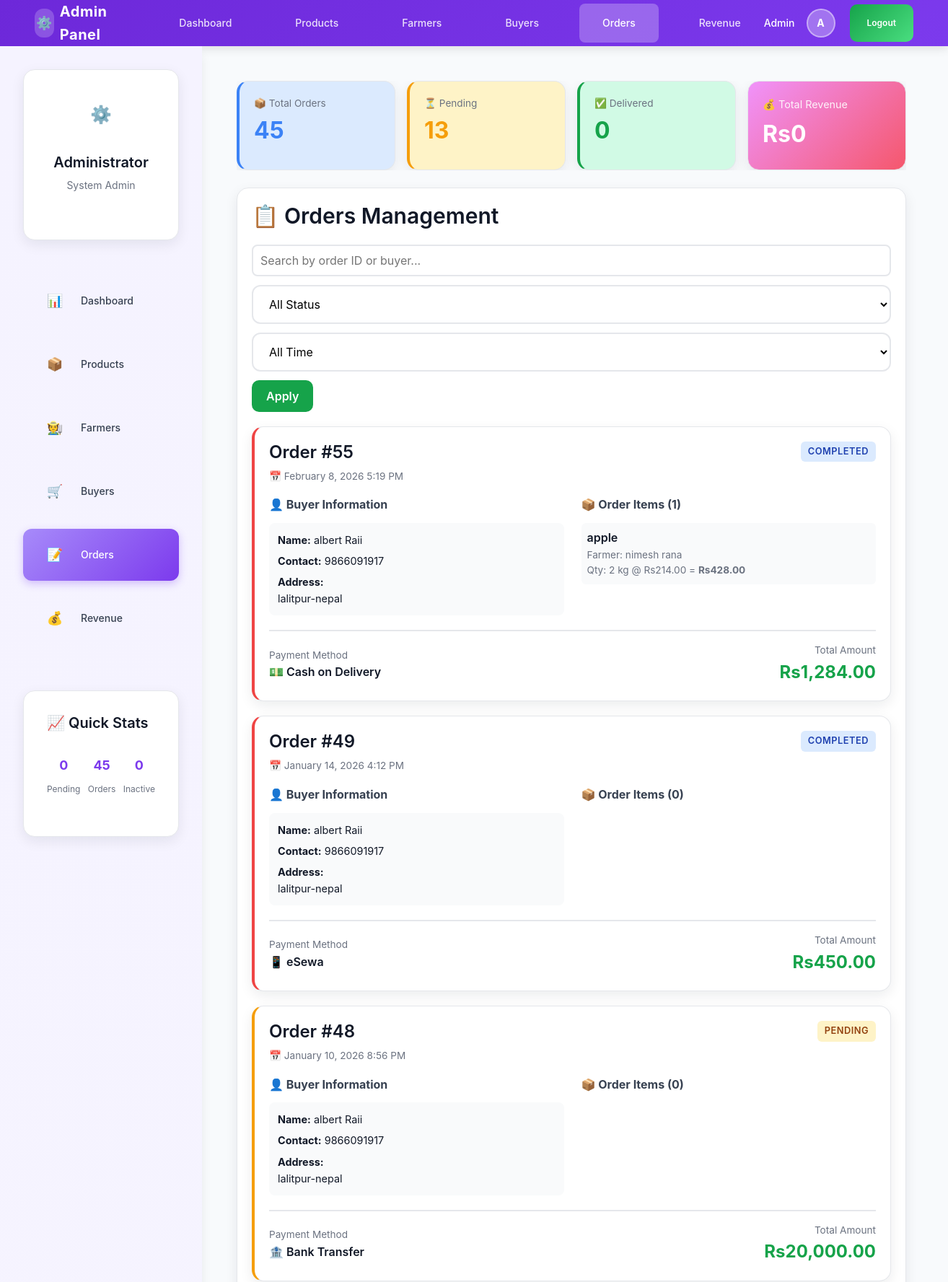
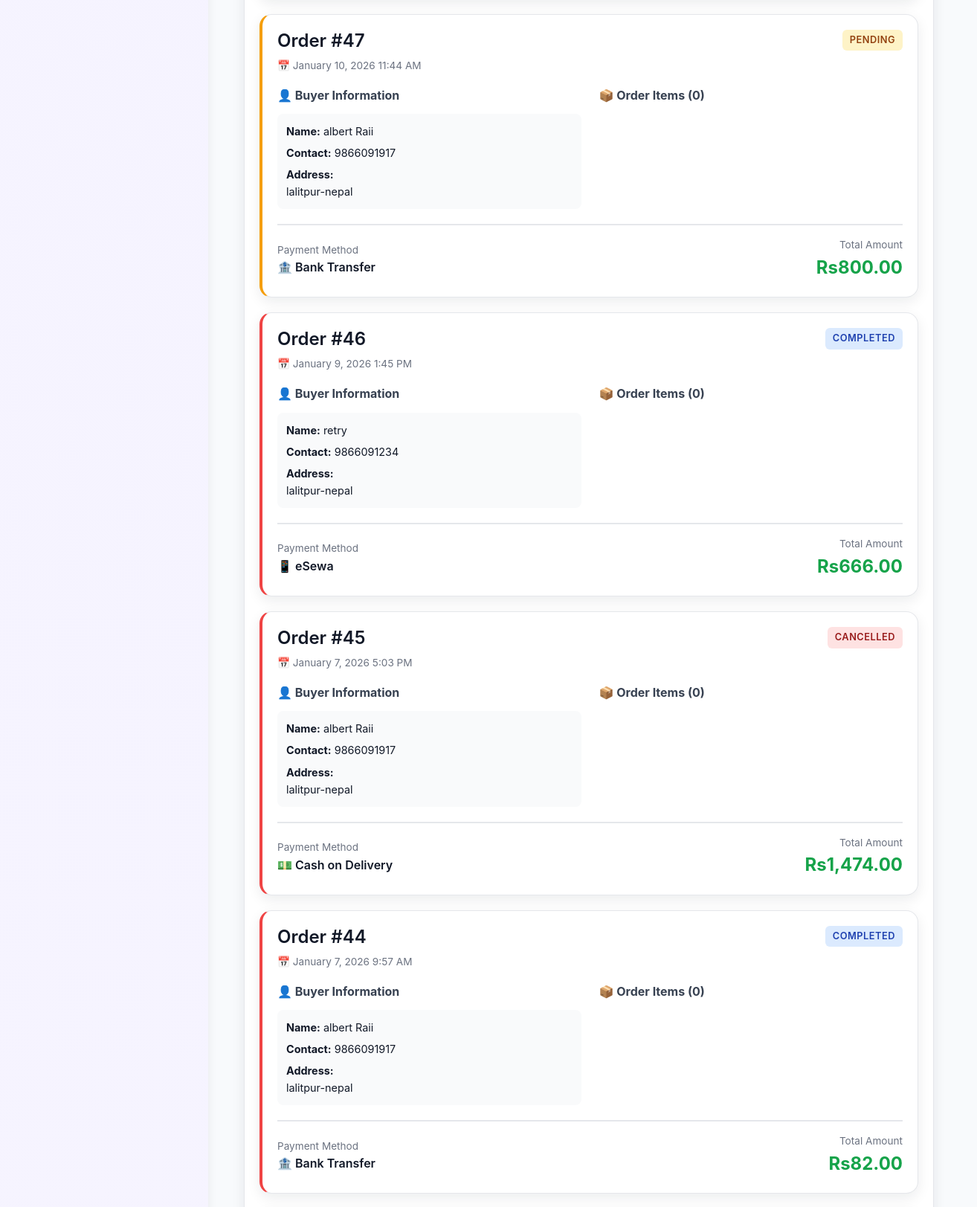
The app's page /LocalFarmerMarket2/admin/orders.php (signed in, upper part) with its own data (2 pictures, top to bottom).
### tables this page shows
CREATE TABLE `orders` (
  `order_id` int(11) NOT NULL,
  `buyer_id` int(11) NOT NULL,
  `total_amount` decimal(10,2) NOT NULL,
  `order_date` datetime DEFAULT current_timestamp(),
  `status` enum('Pending','Processing','Completed','Cancelled') DEFAULT 'Pending',
  `payment_method` enum('cash_on_delivery','esewa','khalti','bank_transfer') DEFAULT 'cash_on_delivery',
  `payment_status` enum('pending','paid','failed') DEFAULT 'pending',
  `payment_reference` varchar(100) DEFAULT NULL,
  `delivery_notes` text DEFAULT NULL,
  `updated_at` timestamp NOT NULL DEFAULT current_timestamp() ON UPDATE current_timestamp(),
  `estimated_delivery_date` date DEFAULT NULL,
  `actual_delivery_date` date DEFAULT NULL,
  `tracking_number` varchar(100) DEFAULT NULL
);

CREATE TABLE `buyer` (
  `buyer_id` int(11) NOT NULL,
  `name` varchar(100) NOT NULL,
  `contact` varchar(15) NOT NULL,
  `address` varchar(255) NOT NULL,
  `password` varchar(255) NOT NULL,
  `created_at` timestamp NOT NULL DEFAULT current_timestamp(),
  `is_active` tinyint(1) DEFAULT 1
);

CREATE TABLE `order_details` (
  `order_detail_id` int(11) NOT NULL,
  `order_id` int(11) NOT NULL,
  `product_id` int(11) NOT NULL,
  `quantity` int(11) NOT NULL,
  `price` decimal(10,2) NOT NULL,
  `farmer_price` decimal(10,2) NOT NULL,
  `admin_price` decimal(10,2) NOT NULL,
  `profit_per_unit` decimal(10,2) NOT NULL DEFAULT 0.00
);

CREATE TABLE `products` (
  `product_id` int(11) NOT NULL,
  `farmer_id` int(11) NOT NULL,
  `product_name` varchar(150) NOT NULL,
  `description` text DEFAULT NULL,
  `price` decimal(10,2) NOT NULL,
  `quantity` int(11) NOT NULL,
  `total_stock` int(11) DEFAULT 0,
  `sold_quantity` int(11) NOT NULL DEFAULT 0,
  `category` varchar(100) NOT NULL,
  `category_id` int(11) DEFAULT NULL,
  `image` varchar(255) DEFAULT NULL,
  `unit` varchar(50) DEFAULT 'kg',
  `created_at` timestamp NOT NULL DEFAULT current_timestamp(),
  `updated_at` timestamp NOT NULL DEFAULT current_timestamp() ON UPDATE current_timestamp(),
  `status` enum('pending','approved','rejected') DEFAULT 'pending',
  `admin_notes` text DEFAULT NULL,
  `approved_price` decimal(10,2) DEFAULT NULL,
  `admin_id` int(11) DEFAULT NULL,
  `is_active` tinyint(1) DEFAULT 1,
  `deleted_at` timestamp NULL DEFAULT NULL,
  `created_by` int(11) DEFAULT NULL,
  `updated_by` int(11) DEFAULT NULL,
  `approval_status` enum('pending','approved','rejected') DEFAULT 'pending',
  `admin_price` decimal(10,2) DEFAULT NULL,
  `commission_rate` decimal(5,2) DEFAULT 5.00 COMMENT 'Commission percentage (5-10%)',
  `approved_by` int(11) DEFAULT NULL,
  `approved_at` datetime DEFAULT NULL,
  `rejection_reason` text DEFAULT NULL
);

CREATE TABLE `farmer` (
  `farmer_id` int(11) NOT NULL,
  `name` varchar(100) NOT NULL,
  `contact` varchar(15) NOT NULL,
  `address` varchar(255) NOT NULL,
  `farm_type` varchar(100) DEFAULT NULL,
  `password` varchar(255) NOT NULL,
  `created_at` timestamp NOT NULL DEFAULT current_timestamp(),
  `is_active` tinyint(1) DEFAULT 1
);

### LocalFarmerMarket2/admin/orders.php (the view, shortened to what this page needs)
<?php
require_once '../db.php';
$search = trim($_GET['search'] ?? '');
$sql = "SELECT o.*, b.name as buyer_name, b.contact as buyer_contact, b.address as buyer_address,
        (SELECT COUNT(*) FROM order_details WHERE order_id = o.order_id) as item_count
        FROM orders o
        JOIN buyer b ON o.buyer_id = b.buyer_id
        WHERE 1=1";
$sql .= " ORDER BY o.order_date DESC";
$stmt = $conn->prepare($sql);
$stmt->execute();
$orders = $stmt->get_result()->fetch_all(MYSQLI_ASSOC);
$stats = [
    'total' => $conn->query("SELECT COUNT(*) as c FROM orders")->fetch_assoc()['c'],
    'pending' => $conn->query("SELECT COUNT(*) as c FROM orders WHERE status = 'Pending'")->fetch_assoc()['c'],
    'delivered' => $conn->query("SELECT COUNT(*) as c FROM orders WHERE status = 'Delivered'")->fetch_assoc()['c'],
    'total_revenue' => $conn->query("SELECT SUM(total_amount) as t FROM orders WHERE status = 'Delivered'")->fetch_assoc()['t'] ?? 0
];
function get_order_items($conn, $order_id) {
    $stmt = $conn->prepare("SELECT od.*, p.product_name, p.unit, f.name as farmer_name
                            FROM order_details od
                            JOIN products p ON od.product_id = p.product_id
                            JOIN farmer f ON p.farmer_id = f.farmer_id
                            WHERE od.order_id = ?");
    $stmt->bind_param("i", $order_id);
    $stmt->execute();
    $result = $stmt->get_result()->fetch_all(MYSQLI_ASSOC);
    return $result;
}
?>
<?php include 'includes/header.php'; ?>
<div class="main-wrapper">
  <?php include 'includes/sidebar.php'; ?>
  <div class="main-content">
  <div style="max-width:1400px;margin:0 auto">
    <div style="display:flex;gap:16px;margin-bottom:24px;flex-wrap:nowrap;overflow-x:auto;align-items:stretch">
      <div class="card" style="background:#dbeafe;border-left:4px solid #3b82f6;min-width:220px;flex:1 0 220px">
        <div class="small-muted">📦 Total Orders</div>
        <div style="font-size:2rem;font-weight:700;color:#3b82f6"><?php echo $stats['total']; ?></div>
      </div>
      <div class="card" style="background:#fef3c7;border-left:4px solid #f59e0b;min-width:220px;flex:1 0 220px">
        <div class="small-muted">⏳ Pending</div>
        <div style="font-size:2rem;font-weight:700;color:#f59e0b"><?php echo $stats['pending']; ?></div>
      </div>
      <div class="card" style="background:#d1fae5;border-left:4px solid #16a34a;min-width:220px;flex:1 0 220px">
        <div class="small-muted">✅ Delivered</div>
        <div style="font-size:2rem;font-weight:700;color:#16a34a"><?php echo $stats['delivered']; ?></div>
      </div>
      <div class="card" style="background:linear-gradient(135deg, #f093fb 0%, #f5576c 100%);color:white;min-width:220px;flex:1 0 220px">
        <div class="small" style="opacity:0.9">💰 Total Revenue</div>
        <div style="font-size:2rem;font-weight:700;margin:4px 0">Rs<?php echo number_format($stats['total_revenue'], 0); ?></div>
      </div>
    </div>
    <div class="card">
      <h2 style="margin-top:0">📋 Orders Management</h2>
      <div style="display:flex;gap:12px;margin-bottom:20px;flex-wrap:wrap">
        <input type="text" id="searchInput" placeholder="Search by order ID or buyer..."
               value="<?php echo htmlspecialchars($search); ?>"
               style="flex:1;min-width:200px;padding:10px;border:2px solid #e5e7eb;border-radius:8px">
        <select id="statusFilter" class="select">
          <option value="">All Status</option>
        </select>
        <select id="dateFilter" class="select">
          <option value="">All Time</option>
        </select>
        <button class="btn btn-primary" onclick="applyFilters()">Apply</button>
      </div>
      <?php if (!empty($orders)): ?>
        <?php foreach ($orders as $order): ?>
          <?php $items = get_order_items($conn, $order['order_id']); ?>
          <div class="card" style="margin-bottom:20px;border-left:4px solid
            <?php
            switch($order['status']) {
              case 'Pending': echo '#f59e0b'; break;
              default: echo '#ef4444';
            }
            ?>">
            <div style="display:flex;justify-content:space-between;align-items:start;margin-bottom:16px;flex-wrap:wrap;gap:12px">
              <div>
                <h3 style="margin:0 0 8px 0">Order #<?php echo htmlspecialchars($order['order_id']); ?></h3>
                <div class="small-muted">
                  📅 <?php echo date('F j, Y g:i A', strtotime($order['order_date'])); ?>
                </div>
              </div>
              <span class="badge badge-<?php
                echo $order['status'] === 'Delivered' ? 'success' :
                     ($order['status'] === 'Pending' ? 'warning' :
                     ($order['status'] === 'Cancelled' ? 'danger' : 'info'));
              ?>">
                <?php echo htmlspecialchars($order['status']); ?>
              </span>
            </div>
            <div style="display:grid;grid-template-columns:1fr 1fr;gap:24px;margin-bottom:20px">
              <div>
                <div style="font-weight:700;margin-bottom:12px;color:#374151">👤 Buyer Information</div>
                <div style="padding:12px;background:#f9fafb;border-radius:8px">
                  <div class="small" style="margin-bottom:6px">
                    <strong>Name:</strong> <?php echo htmlspecialchars($order['buyer_name']); ?>
                  </div>
                  <div class="small" style="margin-bottom:6px">
                    <strong>Contact:</strong> <?php echo htmlspecialchars($order['buyer_contact']); ?>
                  </div>
                  <div class="small">
                    <strong>Address:</strong><br>
                    <?php echo nl2br(htmlspecialchars($order['buyer_address'])); ?>
                  </div>
                </div>
              </div>
              <div>
                <div style="font-weight:700;margin-bottom:12px;color:#374151">📦 Order Items (<?php echo count($items); ?>)</div>
                <?php foreach ($items as $item): ?>
                  <div style="padding:8px;background:#f9fafb;border-radius:6px;margin-bottom:6px">
                    <div style="font-weight:600"><?php echo htmlspecialchars($item['product_name']); ?></div>
                    <div class="small-muted">
                      Farmer: <?php echo htmlspecialchars($item['farmer_name']); ?>
                    </div>
                    <div class="small-muted">
                      Qty: <?php echo $item['quantity']; ?> <?php echo htmlspecialchars($item['unit']); ?>
                      @ Rs<?php echo number_format($item['price'], 2); ?>
                      = <strong>Rs<?php echo number_format($item['quantity'] * $item['price'], 2); ?></strong>
                    </div>
                  </div>
                <?php endforeach; ?>
              </div>
            </div>
            <div style="padding-top:16px;border-top:2px solid #e5e7eb;display:flex;justify-content:space-between;align-items:center;flex-wrap:wrap;gap:12px">
              <div>
                <div class="small-muted">Payment Method</div>
                <div style="font-weight:600">
                  <?php
                  $payment_methods = [
                    'cash_on_delivery' => '💵 Cash on Delivery',
                    'esewa' => '📱 eSewa',
                    'khalti' => '💰 Khalti',
                    'bank_transfer' => '🏦 Bank Transfer'
                  ];
                  echo $payment_methods[$order['payment_method']] ?? $order['payment_method'];
                  ?>
                </div>
              </div>
              <div style="text-align:right">
                <div class="small-muted">Total Amount</div>
                <div style="font-size:1.5rem;font-weight:700;color:#16a34a">
                  Rs<?php echo number_format($order['total_amount'], 2); ?>
                </div>
              </div>
            </div>
          </div>
        <?php endforeach; ?>
      <?php endif; ?>
    </div>
  </div>
  </div>
</div>
</body>
</html>

### LocalFarmerMarket2/assets/css/admin.css (style rules this page uses)
.main-wrapper { display: flex !important; flex-direction: row !important; margin: 0 !important; padding: 0 !important; }
.main-content { margin-left: 0 !important; margin-top: 0 !important; margin: 0 !important; padding: var(--space-2xl) !important; min-height: auto !important; }
html { height: 100%; margin: 0; padding: 0; }
body { display: flex; flex-direction: column; height: 100vh; margin: 0; padding: 0; background: var(--bg-secondary); }

### LocalFarmerMarket2/assets/css/style.css (style rules this page uses)
:root { --accent: #16a34a; --accent-dark: #15803d; --accent-light: #22c55e; --muted: #6b7280; --bg: #f8fafc; --card: #ffffff; --danger: #ef4444; --warning: #f59e0b; --info: #3b82f6; --success: #10b981; --border: #e5e7eb; --shadow: 0 6px 18px rgba(15, 23, 42, 0.08); --shadow-hover: 0 12px 28px rgba(15, 23, 42, 0.12); }
* { box-sizing: border-box; }
body { font-family: 'Inter', -apple-system, BlinkMacSystemFont, 'Segoe UI', Arial, sans-serif; background: var(--bg); margin: 0; color: #111827; line-height: 1.6; }
.card { background: var(--card); border-radius: 16px; padding: 20px; box-shadow: var(--shadow); transition: box-shadow 0.3s; }
.card h2, .card h3, .card h4 { margin-top: 0; color: #111827; }
.card h2 { margin-bottom: 20px; }
.card h3 { margin-bottom: 16px; }
.btn { padding: 12px 20px; border-radius: 10px; border: none; cursor: pointer; font-weight: 600; text-decoration: none; display: inline-block; font-size: 1rem; transition: all 0.2s; text-align: center; }
.btn-primary { background: var(--accent); color: white; }
.select { padding: 14px 18px; border-radius: 12px; border: 2px solid #e5e7eb; font-size: 1rem; min-width: 180px; cursor: pointer; transition: all 0.3s; background: white; }
.badge { display: inline-block; padding: 4px 10px; border-radius: 6px; font-size: 0.8rem; font-weight: 600; }
.badge-warning { background: #fef3c7; color: #92400e; }
.badge-info { background: #dbeafe; color: #1e40af; }
.badge-danger { background: #fee2e2; color: #991b1b; }
input[type="text"], input[type="number"], input[type="email"], input[type="password"], input[type="date"], input[type="file"], textarea, select { width: 100%; padding: 12px 16px; border: 2px solid #e5e7eb; border-radius: 10px; font-family: inherit; font-size: 1rem; transition: all 0.3s; }
.small { font-size: 0.9rem; }
.small-muted { font-size: 0.85rem; color: var(--muted); }

### records on screen
orders: order_id "55", order_date "February 8, 2026 5:19 PM", status "COMPLETED", buyer.name "albert Raii", buyer.contact "9866091917", buyer.address "lalitpur-nepal", count($items) "1", payment_method "💵 Cash on Delivery", total_amount "1,284.00"
order_details: product.product_name "apple", farmer.name "nimesh rana", quantity "2", product.unit "kg", price "214.00", $item['quantity'] * $item['price'] "428.00"
orders: order_id "49", order_date "January 14, 2026 4:12 PM", status "COMPLETED", buyer.name "albert Raii", buyer.contact "9866091917", buyer.address "lalitpur-nepal", count($items) "0", payment_method "📱 eSewa", total_amount "450.00"
orders: order_id "48", order_date "January 10, 2026 8:56 PM", status "PENDING", buyer.name "albert Raii", buyer.contact "9866091917", buyer.address "lalitpur-nepal", count($items) "0", payment_method "🏦 Bank Transfer", total_amount "20,000.00"
orders: order_id "47", order_date "January 10, 2026 11:44 AM", status "PENDING", buyer.name "albert Raii", buyer.contact "9866091917", buyer.address "lalitpur-nepal", count($items) "0", payment_method "🏦 Bank Transfer", total_amount "800.00"
orders: order_id "46", order_date "January 9, 2026 1:45 PM", status "COMPLETED", buyer.name "retry", buyer.contact "9866091234", buyer.address "lalitpur-nepal", count($items) "0", payment_method "📱 eSewa", total_amount "666.00"
orders: order_id "45", order_date "January 7, 2026 5:03 PM", status "CANCELLED", buyer.name "albert Raii", buyer.contact "9866091917", buyer.address "lalitpur-nepal", count($items) "0", payment_method "💵 Cash on Delivery", total_amount "1,474.00"
orders: order_id "44", order_date "January 7, 2026 9:57 AM", status "COMPLETED", buyer.name "albert Raii", buyer.contact "9866091917", buyer.address "lalitpur-nepal", count($items) "0", payment_method "🏦 Bank Transfer", total_amount "82.00"

### other values on screen
$admin_name "Admin"
$admin_initial "A"
$_SESSION['admin_name'] "Administrator"
$pending_products "0"
$total_orders "45"
$pending_farmers "0"
$stats['total'] "45"
$stats['pending'] "13"
$stats['delivered'] "0"
$stats['total_revenue'] "0"
